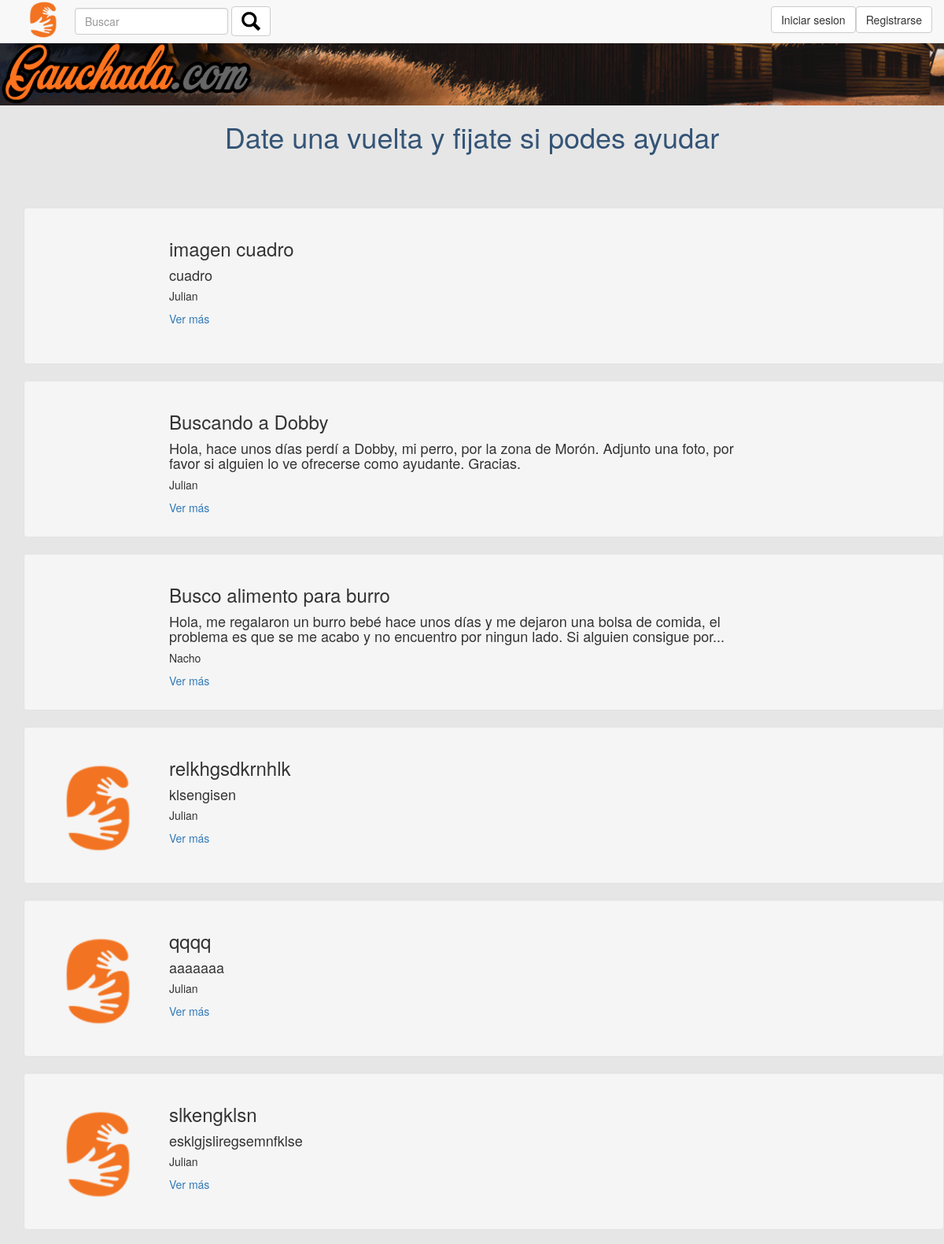
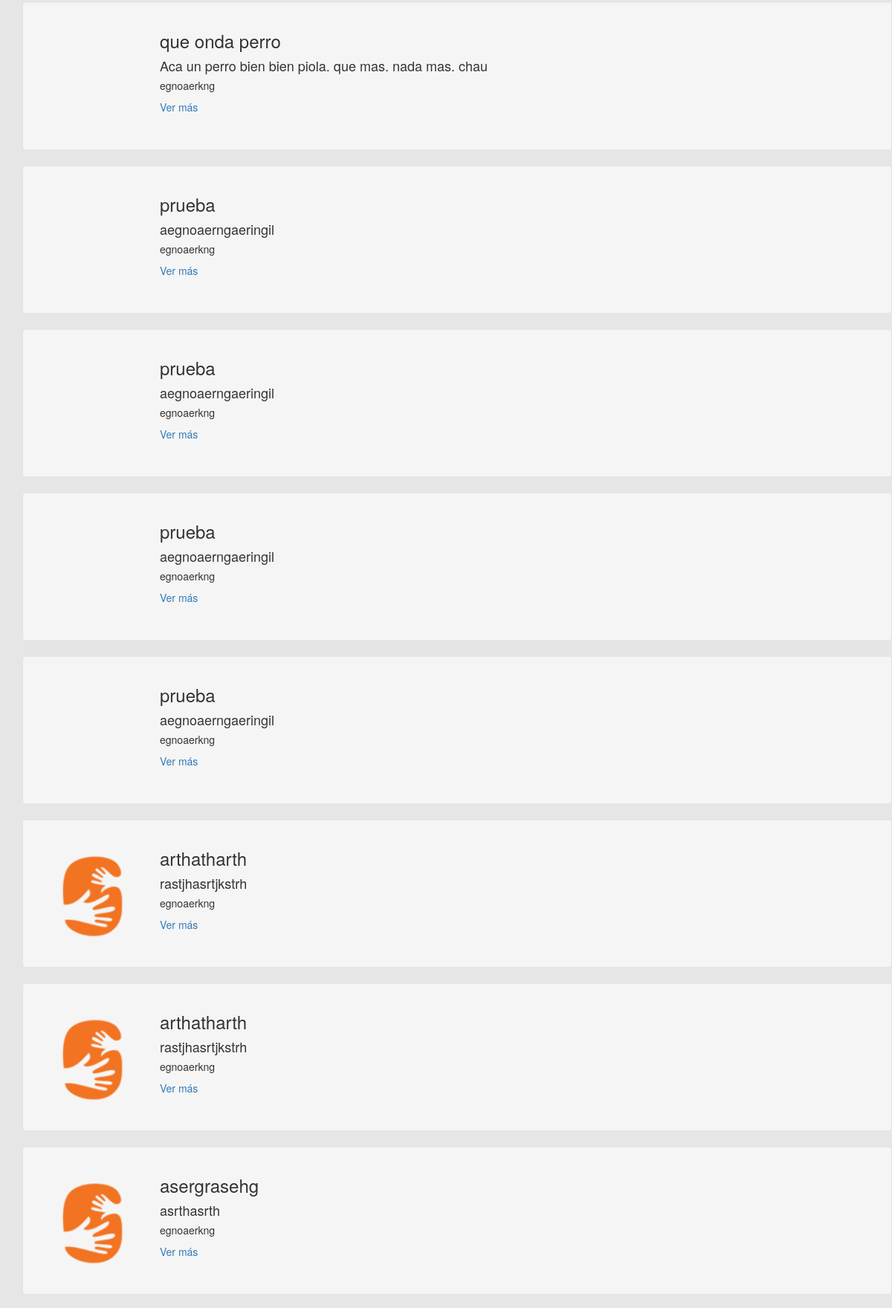
The app's page /index.php?comprado=1 (upper part) with its own data (2 pictures, top to bottom).
### tables this page shows
CREATE TABLE `favor` (
  `idFavor` int(11) NOT NULL,
  `idUsuario` int(11) NOT NULL,
  `titulo` varchar(256) NOT NULL,
  `descripcion` text NOT NULL,
  `completo` tinyint(1) NOT NULL DEFAULT '0',
  `contenidoimagen` blob,
  `tipoimagen` varchar(256) DEFAULT NULL,
  `idUsuarioCumple` int(11) DEFAULT NULL,
  `idLocalidad` int(11) NOT NULL,
  `idCategoria` int(11) NOT NULL,
  `fecha_vencimiento` date NOT NULL
);

CREATE TABLE `usuarios` (
  `idUsuario` int(11) NOT NULL,
  `nombre` tinytext NOT NULL,
  `email` tinytext NOT NULL,
  `idLocalidad` int(11) NOT NULL,
  `contenidoimagen` blob,
  `tipoimagen` tinytext,
  `telefono` int(11) NOT NULL,
  `creditos` int(11) NOT NULL,
  `fechanacimiento` date NOT NULL,
  `password` tinytext NOT NULL,
  `calif_pend` int(11) NOT NULL DEFAULT '0',
  `puntaje` int(11) NOT NULL DEFAULT '1'
);

### mostrarFavores.php (the view, shortened to what this page needs)
<?php
	function mostrarFavores(){
		$mysql = conectar();
		if (isset($mysql)){
			$fechacontrol = date('Y-m-d');
			$traer = $mysql->query("SELECT * FROM favor WHERE fecha_vencimiento > $fechacontrol");
			if(isset($traer)){
				$arreglo = $traer->fetch_assoc();
			}
		}
	while (isset($arreglo)) {
		$idUsuario = $arreglo['idUsuario'];
		$traernombre = $mysql->query("SELECT nombre FROM usuarios WHERE idUsuario = $idUsuario ");
		if (isset($traernombre)) {
			$arreglonombre = $traernombre->fetch_assoc();
		}
		$descripcioncorta = substr($arreglo['descripcion'],0,170);
		?>
			<div class="container">
					<div class="well cajaFavor row">
						<?php
							if (is_null($arreglo['contenidoimagen'])) {
						?>
							<div class="cajaFoto col-lg-4 col-xs-4">
								<img style="margin-top:20%" class="img-responsive" src="logo.png" alt="">
							</div>
						<?php
							}else{
						?>
						<div class="cajaFoto col-lg-4 col-xs-4">
						</div>
						<?php } ?>
						<div class="col-lg-8 col-xs-8">
							<h3><?php echo $arreglo["titulo"]?></h3>
							<h4><?php echo $descripcioncorta; if (strlen($arreglo['descripcion']) > 170) {
								echo "...";
							}?></h4>
							<h5><?php echo $arreglonombre["nombre"]?></h5>
							<a href="detalleFavor.php?idFavor=<?php echo $arreglo['idFavor'] ?>">Ver más</a>
						</div>
						</div>
					</div>
		<?php
			$arreglo = $traer->fetch_assoc();
		}
	}
	?>

### estilo1.css (style rules this page uses)
.cajaFavor { height:200px; }
.cajaFoto { height:150px; width:150px; }
html { position: relative; min-height: 100%; }
body { margin-bottom: 60px; padding-top: 50px; }

### records on screen
favor: titulo "imagen cuadro", descripcion "cuadro", idUsuario.nombre "Julian"
favor: titulo "Buscando a Dobby", descripcion "Hola, hace unos días perdí a Dobby, mi perro, por la zona de Morón. Adjunto una foto, por favor si alguien lo ve ofrecerse como ayudante. Gracias.", idUsuario.nombre "Julian"
favor: titulo "Busco alimento para burro", descripcion "Hola, me regalaron un burro bebé hace unos días y me dejaron una bolsa de comida, el problema es que se me acabo y no encuentro por ningun lado. Si alguien consigue por", idUsuario.nombre "Nacho"
favor: titulo "relkhgsdkrnhlk", descripcion "klsengisen", idUsuario.nombre "Julian"
favor: titulo "qqqq", descripcion "aaaaaaa", idUsuario.nombre "Julian"
favor: titulo "slkengklsn", descripcion "esklgjsliregsemnfklse", idUsuario.nombre "Julian"
favor: titulo "que onda perro", descripcion "Aca un perro bien bien piola. que mas. nada mas. chau", idUsuario.nombre "egnoaerkng"
favor: titulo "prueba", descripcion "aegnoaerngaeringil", idUsuario.nombre "egnoaerkng"
favor: titulo "prueba", descripcion "aegnoaerngaeringil", idUsuario.nombre "egnoaerkng"
favor: titulo "prueba", descripcion "aegnoaerngaeringil", idUsuario.nombre "egnoaerkng"
favor: titulo "prueba", descripcion "aegnoaerngaeringil", idUsuario.nombre "egnoaerkng"
favor: titulo "arthatharth", descripcion "rastjhasrtjkstrh", idUsuario.nombre "egnoaerkng"
favor: titulo "arthatharth", descripcion "rastjhasrtjkstrh", idUsuario.nombre "egnoaerkng"
favor: titulo "asergrasehg", descripcion "asrthasrth", idUsuario.nombre "egnoaerkng"
